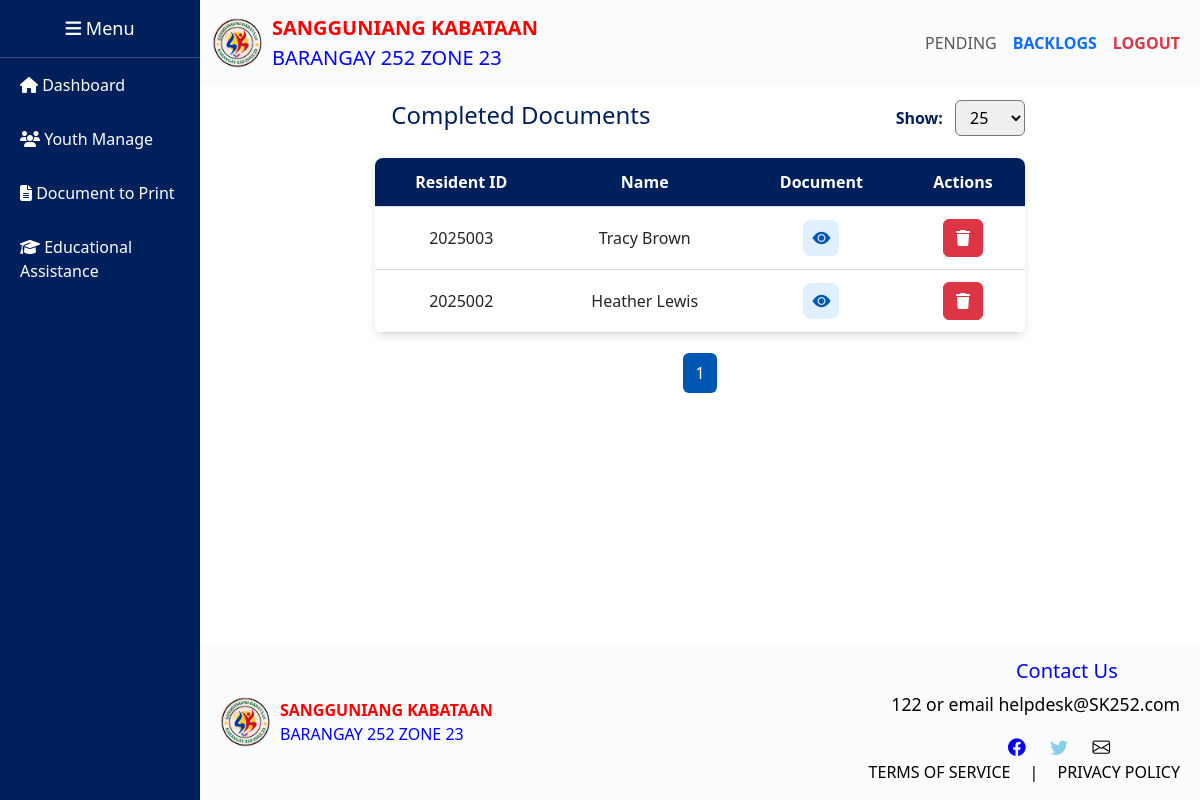
The app's page /history_docs.php (signed in) with its own data.
### tables this page shows
CREATE TABLE `completed_doc_requests` (
  `id` int(11) NOT NULL,
  `res_id` int(11) NOT NULL,
  `first_name` varchar(255) NOT NULL,
  `last_name` varchar(255) NOT NULL,
  `docs_filename` varchar(255) NOT NULL
);

### history_docs.php (the view, shortened to what this page needs)
<?php
include 'database.php';
$limit = isset($_GET['limit']) ? (int)$_GET['limit'] : 25;
$page = isset($_GET['page']) ? (int)$_GET['page'] : 1;
$offset = ($page - 1) * $limit;
$totalQuery = "SELECT COUNT(*) as total FROM completed_doc_requests";
$totalResult = $conn->query($totalQuery)->fetch_assoc();
$totalRecords = $totalResult['total'];
$totalPages = ceil($totalRecords / $limit);
$stmt = $conn->prepare("SELECT * FROM completed_doc_requests LIMIT ? OFFSET ?");
$stmt->bind_param("ii", $limit, $offset);
$stmt->execute();
$completedResult = $stmt->get_result();
?>
<!DOCTYPE html>
<html lang="en">
<head>
    <link href="https://cdn.jsdelivr.net/npm/bootstrap@5.3.0/dist/css/bootstrap.min.css" rel="stylesheet">
    <link href="https://cdn.jsdelivr.net/npm/bootstrap-icons@1.10.5/font/bootstrap-icons.css" rel="stylesheet">
</head>
<?php include 'navbar.php'; ?>
<body>
<main>
    <div class="top-bar">
        <h1>Completed Documents</h1>
        <form method="get" id="limitForm">
            <label for="limit" class="form-label me-2" style="color:#00205b; font-weight:600;">Show:</label>
            <select name="limit" id="limit" onchange="document.getElementById('limitForm').submit()">
                <option value="25" <?= $limit == 25 ? 'selected' : '' ?>>25</option>
            </select>
        </form>
    </div>
    <table>
        <thead>
            <tr>
                <th>Resident ID</th>
                <th>Name</th>
                <th>Document</th>
                <th>Actions</th>
            </tr>
        </thead>
        <tbody>
            <?php while ($row = $completedResult->fetch_assoc()): ?>
                <tr>
                    <td><?= htmlspecialchars($row['res_id']) ?></td>
                    <td><?= htmlspecialchars($row['first_name'] . " " . $row['last_name']) ?></td>
                    <td>
                        <a href="uploads/<?= htmlspecialchars($row['docs_filename']) ?>" target="_blank" class="icon-btn view-btn" title="View Document">
                            <i class="bi bi-eye-fill"></i>
                        </a>
                    </td>
                    <td>
                        <form method="post" class="delete-form">
                            <button type="button" class="btn btn-danger btn-icon delete-btn" title="Delete">
                                <i class="fa fa-trash"></i>
                            </button>
                        </form>
                    </td>
                </tr>
            <?php endwhile; ?>
        </tbody>
    </table>
    <div class="pagination">
        <?php for ($i = 1; $i <= $totalPages; $i++): ?>
            <a href="?page=<?= $i ?>&limit=<?= $limit ?>" class="<?= $i == $page ? 'active' : '' ?>"><?= $i ?></a>
        <?php endfor; ?>
    </div>
</main>
<?php include 'footer.php'; ?>
</body>
</html>

### history_docs.php (style rules this page uses)
body { display: flex; flex-direction: column; min-height: 100vh; padding-top: 100px; margin-left: 200px; }
main { flex: 1; }
h1 { font-size: 24px; color: #00205b; margin-left: 2.5%; }
.top-bar { display: flex; justify-content: space-between; align-items: center; width: 65%; margin: auto; }
table { width: 65%; margin: 20px auto; border-collapse: collapse; background-color: white; box-shadow: 0px 4px 8px rgba(0, 0, 0, 0.1); border-radius: 8px; overflow: hidden; }
th, td { padding: 12px; text-align: center; border-bottom: 1px solid #ddd; }
th { background-color: #00205b; color: white; }
.icon-btn { display: inline-flex; align-items: center; justify-content: center; width: 36px; height: 36px; border: none; border-radius: 8px; font-size: 18px; cursor: pointer; transition: background-color 0.3s, color 0.3s; }
.icon-btn.view-btn { background-color: #e0f0ff; color: #0056b3; }
.pagination { display: flex; justify-content: center; gap: 10px; margin: 20px auto; }
.pagination a { padding: 8px 12px; background-color: #00205b; color: white; border-radius: 6px; text-decoration: none; }
.pagination a.active { background-color: #0056b3; }
select { padding: 5px 10px; border-radius: 6px; }

### records on screen
completed_doc_requests: res "2025003", first_name+last_name "Tracy Brown"
completed_doc_requests: res "2025002", first_name+last_name "Heather Lewis"
